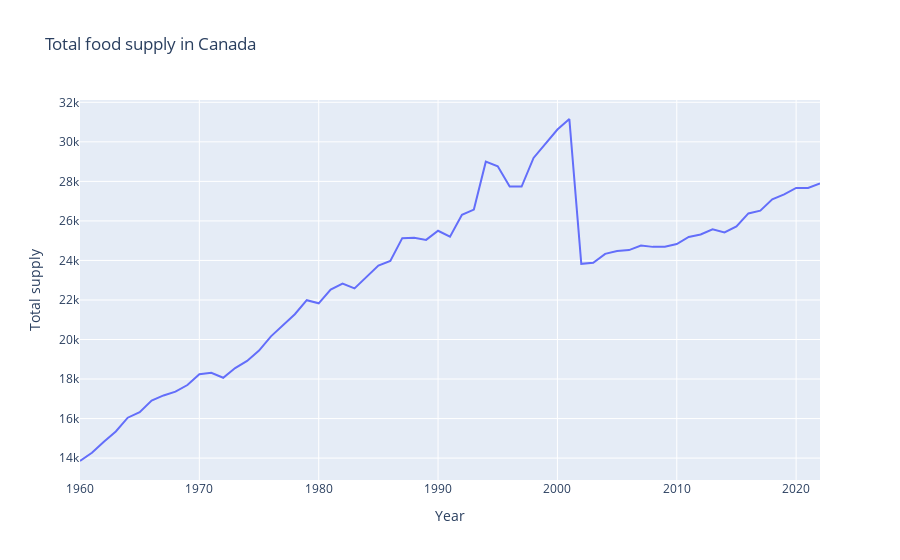

Source (notebook cell):
### Markdown cell above
Here's how we could create a line graph for one dimension of our data: total supply of all products over the years.

### Code cell
# Basic line graph
import plotly.express as px

fig = px.line(df_years, x=df_years.index, y="Total supply", title='Total food supply in Canada')
fig.show()

### Figure 1 — Plotly figure (JSON) as saved in the notebook; plotly's stock layout.template omitted (floating-point values rounded to 4 significant figures)
{"data": [{"hovertemplate": "Year=%{x}<br>Total supply=%{y}<extra></extra>", "legendgroup": "", "line": {"color": "#636efa", "dash": "solid"}, "marker": {"symbol": "circle"}, "mode": "lines", "name": "", "orientation": "v", "showlegend": false, "type": "scatter", "x": [1960, 1961, 1962, 1963, 1964, 1965, 1966, 1967, 1968, 1969, 1970, 1971, 1972, 1973, 1974, 1975, 1976, 1977, 1978, 1979, 1980, 1981, 1982, 1983, 1984, 1985, 1986, 1987, 1988, 1989, 1990, 1991, 1992, 1993, 1994, 1995, 1996, 1997, 1998, 1999, 2000, 2001, 2002, 2003, 2004, 2005, 2006, 2007, 2008, 2009, 2010, 2011, 2012, 2013, 2014, 2015, 2016, 2017, 2018, 2019, 2020, 2021, 2022], "xaxis": "x", "y": [13850.0, 14270.0, 14830.0, 15340.0, 16040.0, 16330.0, 16910.0, 17170.0, 17360.0, 17700.0, 18240.0, 18310.0, 18070.0, 18560.0, 18920.0, 19440.0, 20160.0, 20730.0, 21280.0, 21990.0, 21830.0, 22530.0, 22830.0, 22590.0, 23180.0, 23740.0, 23980.0, 25130.0, 25150.0, 25040.0, 25500.0, 25200.0, 26310.0, 26570.0, 29000.0, 28760, 27750.0, 27740.0, 29180.0, 29900.0, 30620.0, 31160.0, 23830.0, 23880.0, 24330.0, 24470.0, 24520.0, 24760.0, 24690.0, 24700.0, 24830.0, 25190.0, 25310.0, 25580.0, 25420.0, 25720.0, 26380.0, 26519, 27090.0, 27340.0, 27670.0, 27660.0, 27890.0], "yaxis": "y"}], "layout": {"legend": {"tracegroupgap": 0}, "title": {"text": "Total food supply in Canada"}, "xaxis": {"anchor": "y", "domain": [0, 1], "title": {"text": "Year"}}, "yaxis": {"anchor": "x", "domain": [0, 1], "title": {"text": "Total supply"}}}}
